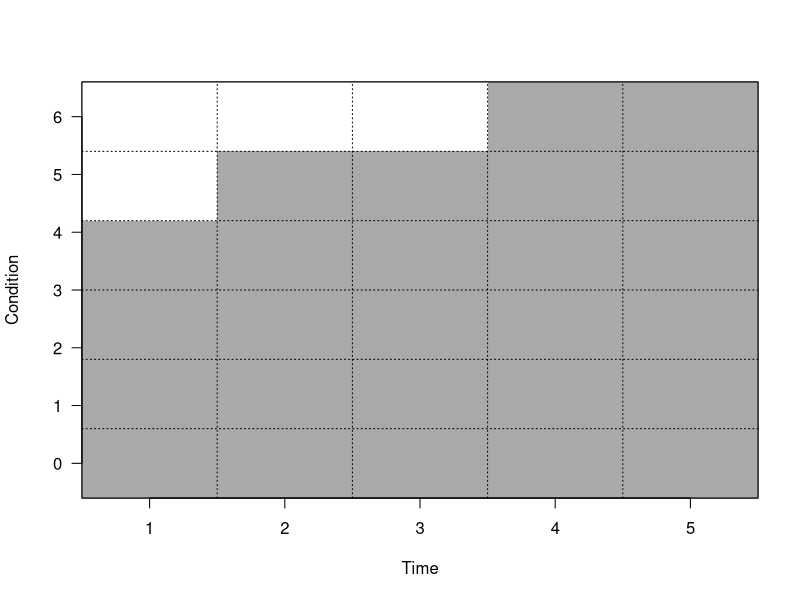
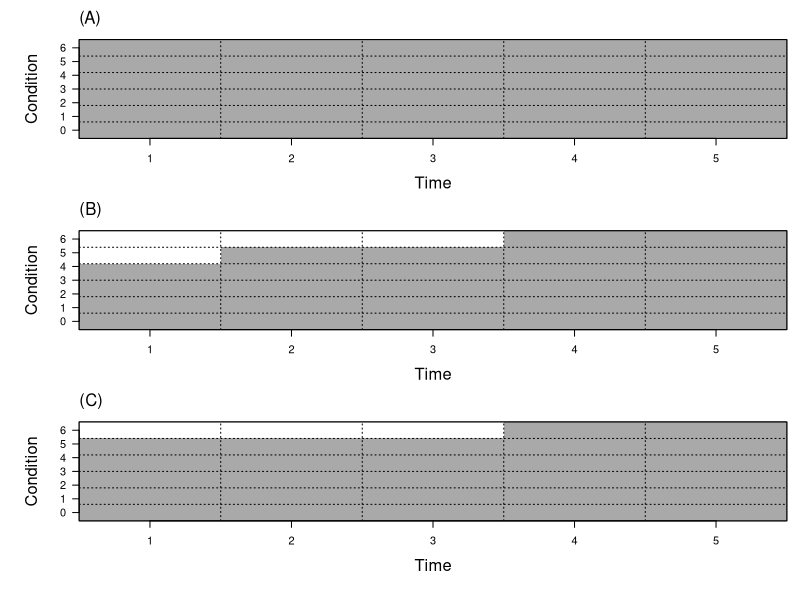

These figures' R source, in order:
#====================================================================
#Kokko capitulo 5 - dynamic optimization
########################################

#Eu tentei traduzir o codigo da Kokko, mas acho que os truques de
#vetorizacao sao diferentes o suficiente entre R e Matlab pra tornar
#a traducao dificil pra quem nao soh sabe R.

#A ideia principal do codigo eh que temos dois FORs, um de tempo, e um
#de estados nutricionais. A cada tempo, e a cada estado, a gente calcula
#a melhor coisa a fazer naquela situacao, ignorando o passado.
#Ai, o algoritmo dah um passo para tras no tempo, e recalcula a melhor
#acao para cada estagio nutricional no tempo anterior. E segue assim ateh
#o inicio dos tempos.

#Como o procedimento todo nao eh nada simples, resolvi fazer do jeito
#menos vetorizado possivel, na base do for, if e else mesmo.
#O pseudocodigo mais detalhado ficou:

###inicio do pseudocodigo
#
# Calcula os valores de mortalidade para cada estagio
# Cria a matriz rule que armazena as decisoes para cada estado a cada tempo
# Cria a matriz reward, que armazena o ganho esperado da cada decisao otima
# Cria o vetor gain 
# vetor gain recebe valores de 1 a maxc
# (nesse momento, o vetor gain representa o ganho de chegar ateh a noite no
#  no estado nutricional i)
#
# FOR - Para cada passo de tempo j (partindo do ultimo para o primeiro)
# {
#     FOR - Para cada estado nutricional i (do primeiro para o ultimo)
#     {
#         Calcular o ganho se forrageia e se descansa (usando o vetor gain)
#         (o que ja envolve varios ifs e elses)
#         
#         IF - Se o ganho de forrageio for maior ou igual ao de descanso
#         {
#             guarda a decisao de forragear na matriz rule
#             guarda o ganho por fazer isso na matriz reward
#         }
#            
#         ELSE (Se o ganho de forrageio for menor que o de descanso)
#         {
#             guarda a decisao de descansar na matriz rule
#             guarda o ganho por fazer isso na matriz reward
#         }
#
#    } ##fecha o segundo FOR
#
#    vetor gain recebe a coluna j da matriz reward
#
# } ##fecha o primeiro FOR
#retorna a matriz rule
###fim o pseudocodigo

#Um truque importante eh ir atualizando o vetor gain conforme vamos voltando
#no tempo. A cada rodada, o vetor gain representa o ganho medio esperado caso
#o bicho vah para o estado nutricional i no proximo passo de tempo

#Outra coisa importante/curiosa, eh que eu acabei ignorando totalmente
#os mortos na historia. Quem morre nao pode fazer nada (por definicao),
#e depois que o bicho morre, ele nao ganha nada. Entao, simplesmente
#ignorar os mortos facilitou tudo.

#--------------------------------------------------------------------
#Agora sim, o codigo que roda essa maluquice toda

forageRule = function(dmin = 0,  #mortalidade minima (estado 1)
                      dmax=0.01, #mostalidade maxima (estado maxc)
                      C = 0.4, #probabilidade de cair de estado se descansar
                      f = 0.8, #probabilidade de subir de estado se forragear
                      maxt=5,  #numero de intervalos de tempo
                      maxc=6)  #numero de condicoes nutricionais
{

  #criando os valores de mortalidade para cada estagio
  #esses valores zero no inicio ja vao garantir que o morto fique morto
  d = c(0, seq(from=dmin, to=dmax, length.out = maxc))
  
  #criando o vetor de ganhos por estar no estado nutricional i
  #no proximo passo de tempo (ele vai ser atualizado a cada passo de tempo)
  gain = (1:maxc) 
  
  #matriz de ganhos se fizer a escolha otima em cada posicao
  reward = matrix(0, nrow=maxc, ncol=maxt, byrow=FALSE)
  
  #matriz que armazena as decisoes
  rule = matrix(NA, nrow=maxc, ncol=maxt)
  
  for(j in maxt:1)#percorrendo o tempo do futuro para o passado
  {
    for(i in 1:maxc) #percorrendo os estados nutricionais
    {
      ####calculando os ganhos se forrageia ou descansa
      if(i == maxc)#estamos na condicao maxima
      {
        forageGain = (1-d[i])*gain[i]#se nao morrer, tah no lucro
        restGain = (1-C)*gain[i] + C*gain[i-1] #mas ainda pode cair de condicao
      }
      else if (i == 1)#pior condicao possivel
      {
        forageGain = (1-d[i])*f*gain[i+1]+(1-d[i])*(1-f)*gain[i]
        restGain = (1-C)*gain[i] #se cair de condicao, morre
      }
      else #todas as outras
      {
        forageGain = (1-d[i])*f*gain[i+1]+(1-d[i])*(1-f)*gain[i]
        restGain = (1-C)*gain[i] + C*gain[i-1]
      }
      ####fim dos calculos
      
      ####colocando a conclusao na matriz
      if(forageGain >= restGain)
      {
        rule[i, j] = 1 #armazena a opcao otima
        reward[i, j] = forageGain #guarda o ganho na matriz de ganhos
      }
      else #ou seja restGain > forageGain
      {
        rule[i, j] = 0
        reward[i,j] = restGain
      }
      
    }#fecha o for(i in 1:maxc)
    
    gain = reward[,j]#atualiza o vetor de ganhos para ser usano no proximo tempo
    
  }#fecha o for(j in maxt:1)

 return(rule) 
}

m = forageRule()
m
#it funfs!!!

#vamos tentar plotar essa coisa agora

#--------------------------------------------------------------------

#primeiro passo: funcaozinha marota pra fazer o plot
plotRule = function(x, #matriz rule
                    col = c("white","darkgrey"), #cores de preenchimento
                    lcol = "black", #cor das gridlines
                    xlab="Time", #rotulo do eixo x
                    ylab="Condition", #rotulo do eixo y
                    ...) #outros parametros passados pra funcao image
{

  maxt = ncol(x)
  maxc = nrow(x)
  if(all(x == 1)) #se for tudo 1
    image(t(x), col=col[2], yaxt="n", xaxt="n", 
          xlab = xlab, ylab=ylab, ...)
  else if(all(x == 0)) #se for tudo zero
    image(t(x), col=col[1], yaxt="n", xaxt="n", 
          xlab = xlab, ylab=ylab, ...)
  else #se for uma matriz comportada com zeros e uns
    image(t(x), col=col, yaxt="n", xaxt="n", 
          xlab = xlab, ylab=ylab, ...)
  
  #arrumando a perfumaria do plot
  axis(side=1, at=(0:(maxt-1))/(maxt-1), labels=1:maxt)
  axis(side=2, at=(0:maxc)/maxc, labels=0:maxc)
  grid(nx=maxt, ny=maxc, col=lcol)
  box()
}

#E finalmente, o plot!
par(las=1)
plotRule(m)

#agora vamos tentar reproduzir a figura 5.6

ma = forageRule(dmin = 0, dmax=0, C = 0.4, f = 0.8)
mb = forageRule(dmin = 0, dmax=0.01, C = 0.4, f = 0.8)
mc = forageRule(dmin = 0.01, dmax=0.01, C = 0.4, f = 0.8)

par(mfrow=c(3,1), cex.lab=1.5, mar=c(6,6,1,1), oma=c(0,0,2,0))
plotRule(ma);mtext(text = "(A)", side=3, outer = FALSE, line = 1 ,adj=0)
plotRule(mb);mtext(text = "(B)", side=3, outer = FALSE, line = 1 ,adj=0)
plotRule(mc);mtext(text = "(C)", side=3, outer = FALSE, line = 1 ,adj=0)
#====================================================================